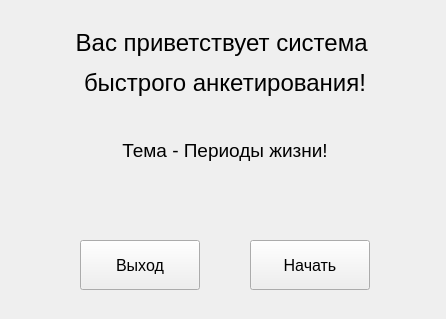
<?xml version="1.0" encoding="UTF-8"?>
<ui version="4.0">
 <class>MainWindow</class>
 <widget class="QMainWindow" name="MainWindow">
  <property name="geometry">
   <rect>
    <x>0</x>
    <y>0</y>
    <width>446</width>
    <height>319</height>
   </rect>
  </property>
  <property name="minimumSize">
   <size>
    <width>446</width>
    <height>319</height>
   </size>
  </property>
  <property name="maximumSize">
   <size>
    <width>446</width>
    <height>319</height>
   </size>
  </property>
  <property name="windowTitle">
   <string>MainWindow</string>
  </property>
  <widget class="QWidget" name="centralwidget">
   <widget class="QPushButton" name="btn_exit">
    <property name="geometry">
     <rect>
      <x>80</x>
      <y>240</y>
      <width>120</width>
      <height>50</height>
     </rect>
    </property>
    <property name="font">
     <font>
      <family>Segoe UI</family>
      <pointsize>12</pointsize>
     </font>
    </property>
    <property name="text">
     <string>Выход</string>
    </property>
   </widget>
   <widget class="QLabel" name="label_welcome_1">
    <property name="geometry">
     <rect>
      <x>50</x>
      <y>13</y>
      <width>350</width>
      <height>100</height>
     </rect>
    </property>
    <property name="font">
     <font>
      <family>Segoe UI</family>
      <pointsize>18</pointsize>
     </font>
    </property>
    <property name="text">
     <string>&lt;html&gt;&lt;head/&gt;&lt;body&gt;&lt;p align=&quot;center&quot;&gt;Вас приветствует система &lt;/p&gt;&lt;p align=&quot;center&quot;&gt;быстрого анкетирования!&lt;/p&gt;&lt;/body&gt;&lt;/html&gt;</string>
    </property>
   </widget>
   <widget class="QPushButton" name="btn_begin">
    <property name="geometry">
     <rect>
      <x>250</x>
      <y>240</y>
      <width>120</width>
      <height>50</height>
     </rect>
    </property>
    <property name="font">
     <font>
      <family>Segoe UI</family>
      <pointsize>12</pointsize>
     </font>
    </property>
    <property name="text">
     <string>Начать</string>
    </property>
   </widget>
   <widget class="QLabel" name="label_subject">
    <property name="geometry">
     <rect>
      <x>50</x>
      <y>130</y>
      <width>350</width>
      <height>41</height>
     </rect>
    </property>
    <property name="font">
     <font>
      <family>Segoe UI</family>
      <pointsize>14</pointsize>
     </font>
    </property>
    <property name="text">
     <string>&lt;html&gt;&lt;head/&gt;&lt;body&gt;&lt;p align=&quot;center&quot;&gt;Тема - Периоды жизни!&lt;/p&gt;&lt;/body&gt;&lt;/html&gt;</string>
    </property>
   </widget>
  </widget>
 </widget>
 <resources/>
 <connections/>
</ui>
